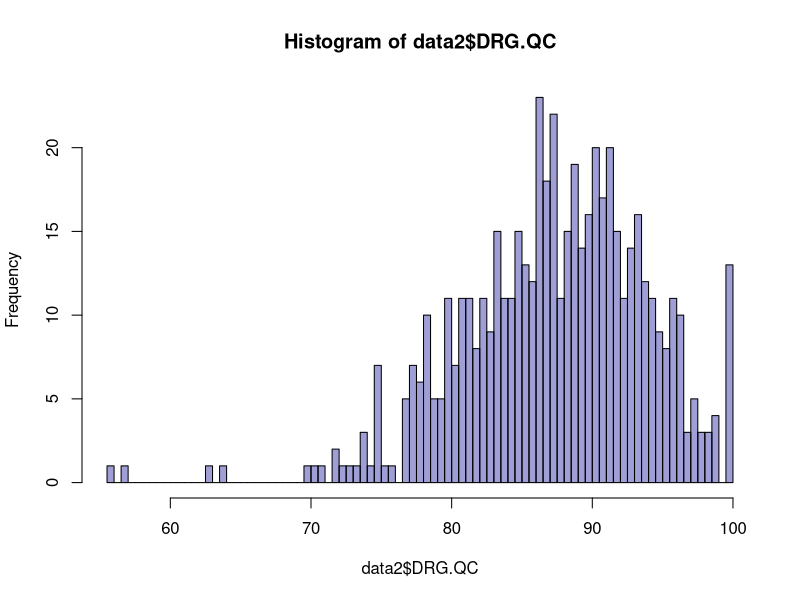
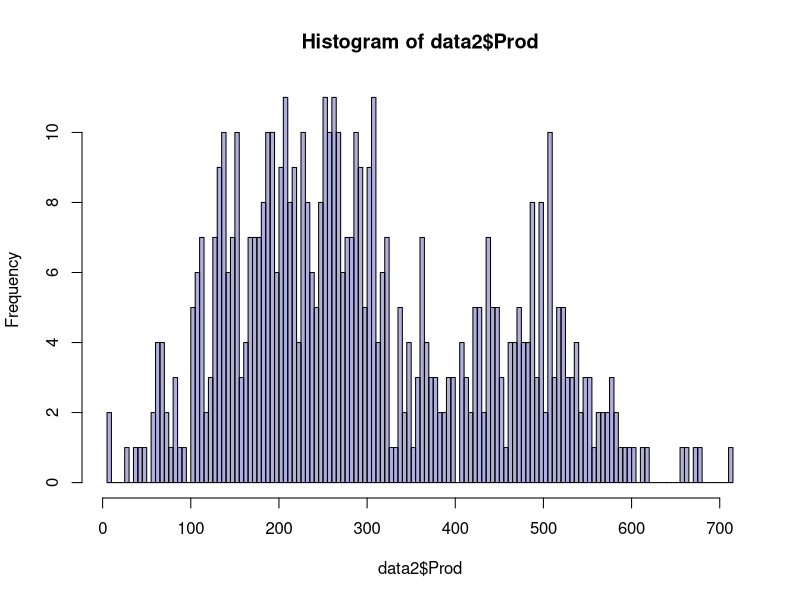
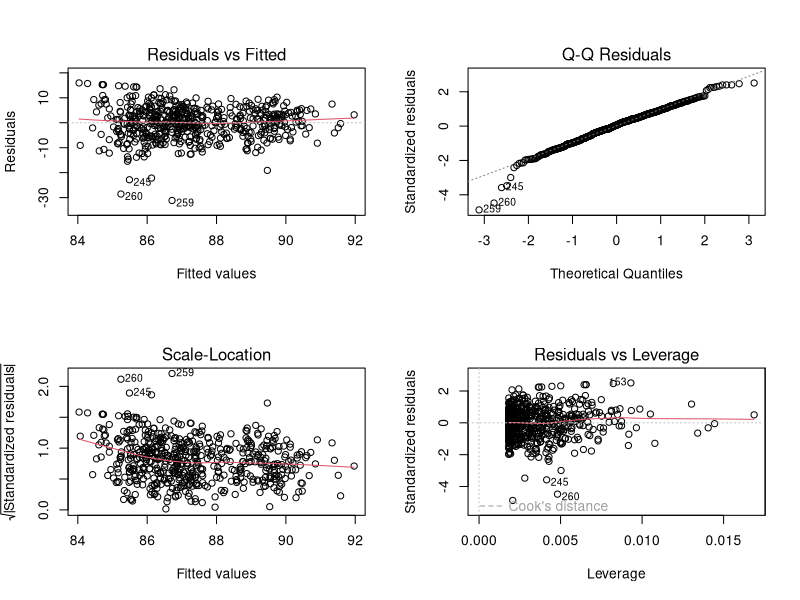
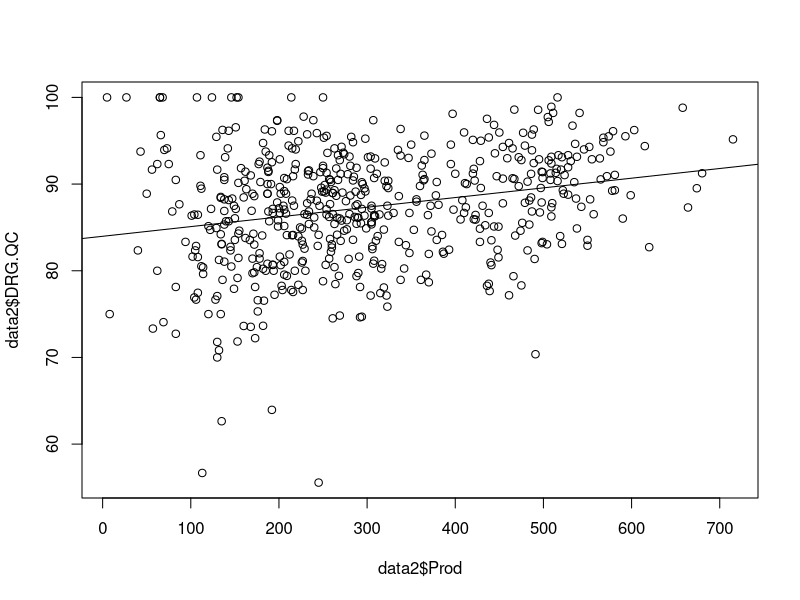

The R script that drew these images, in order: (Note: this script raises an error after producing the figures.)
setwd(
  "/\\shares\\shares\\Business Analytics\\Internal Analytics\\Medical Coding\\CD03 - Hypothesis Testing\\Functional Document"
)

data <- read.csv("ProdVolumn_Quality.csv")
data$Prod = data$Prod.Comp + data$Prod.Pend
str(data)
summary(data)
# sum(length(which(is.na(data$DRG.QC))))
data2 <- subset(data, Prod != 0)
data2 <- data2[!is.na(data2$DRG.QC),]

hist(data2$DRG.QC, breaks = 100, col = "#00009060")
hist(data2$Prod, breaks = 198, col = "#00009050")

mod1 <- lm(DRG.QC ~ Prod, data=data2)
summary(mod1)
par(mfrow=c(2,2))
plot(mod1)
par(mfrow=c(1,1))
plot(data2$DRG.QC ~ data2$Prod)
abline(coef(mod1))
adj <- data.frame( pos=rep(4,nrow(data2)), jit=0, row.names=data2$EmployeeLoginName)
text(data2$Prod, data2$DRG.QC+adj$jit, data2$EmployeeLoginName, pos=adj$pos, cex=0.75)
table(data2$Prod)
data2$z <- cut2(data2$Prod, g=10)
table(z)
plot(data2$DRG.QC ~ data2$z)

mod2 <- lm(DRG.QC ~ z, data=data2)
summary(mod2)
par(mfrow=c(2,2))
plot(mod2)
par(mfrow=c(1,1))
anova(mod2)

data2$prod.g <- cut(data2$Prod, breaks = c(min(data2$Prod), 500, 1000, max(data2$Prod)),
              right=FALSE, include.lowest = T, labels = c("Low", "Medium", "High"))

data.frame(min=tapply(data2$Prod, data2$prod.g, min), 
           max=tapply(data2$Prod, data2$prod.g, max))

tapply(data2$DRG.QC, data2$prod.g, mean)
plot(data2$DRG.QC ~ data2$prod.g)
mod3 <- lm(DRG.QC ~ prod.g, data = data2)
summary(mod3)
anova(mod3)

# ddf <- data.frame( resid(mod3), rstandard(mod3), rstudent(mod3),
#                     hatvalues(mod3), cooks.distance(mod3), row.names = data2$EmployeeLoginName)
# ddf
# ddf[abs(ddf$rstandard) > 2 | abs(ddf$rstudent)>2, ]
# ddf[ ddf$hat > 2*4/20, ]
# 
# i <- order(-ddf$cook)[1:6]
# ddf[i,]
# 
# plot(fitted(mod1), rstudent(mod1))
